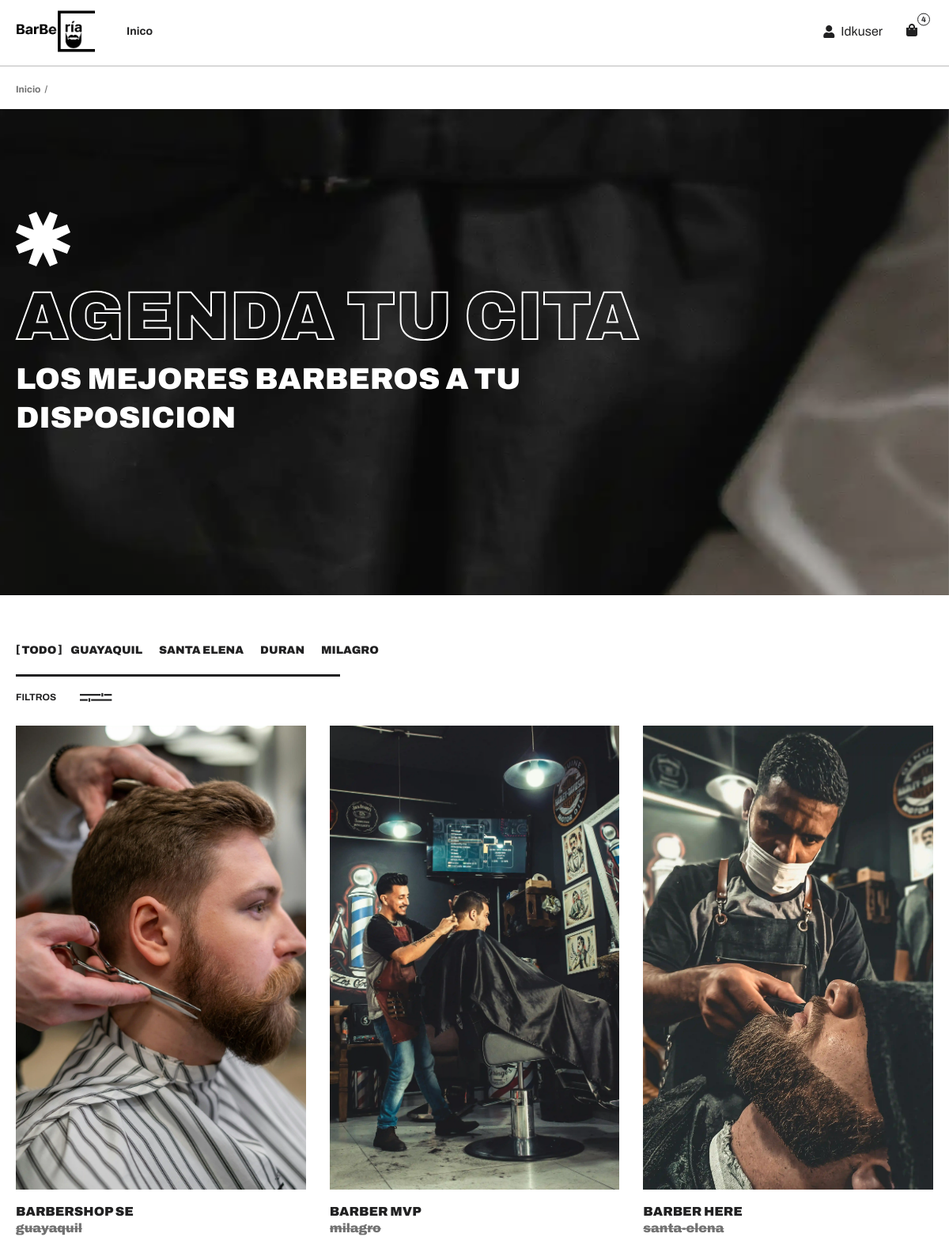
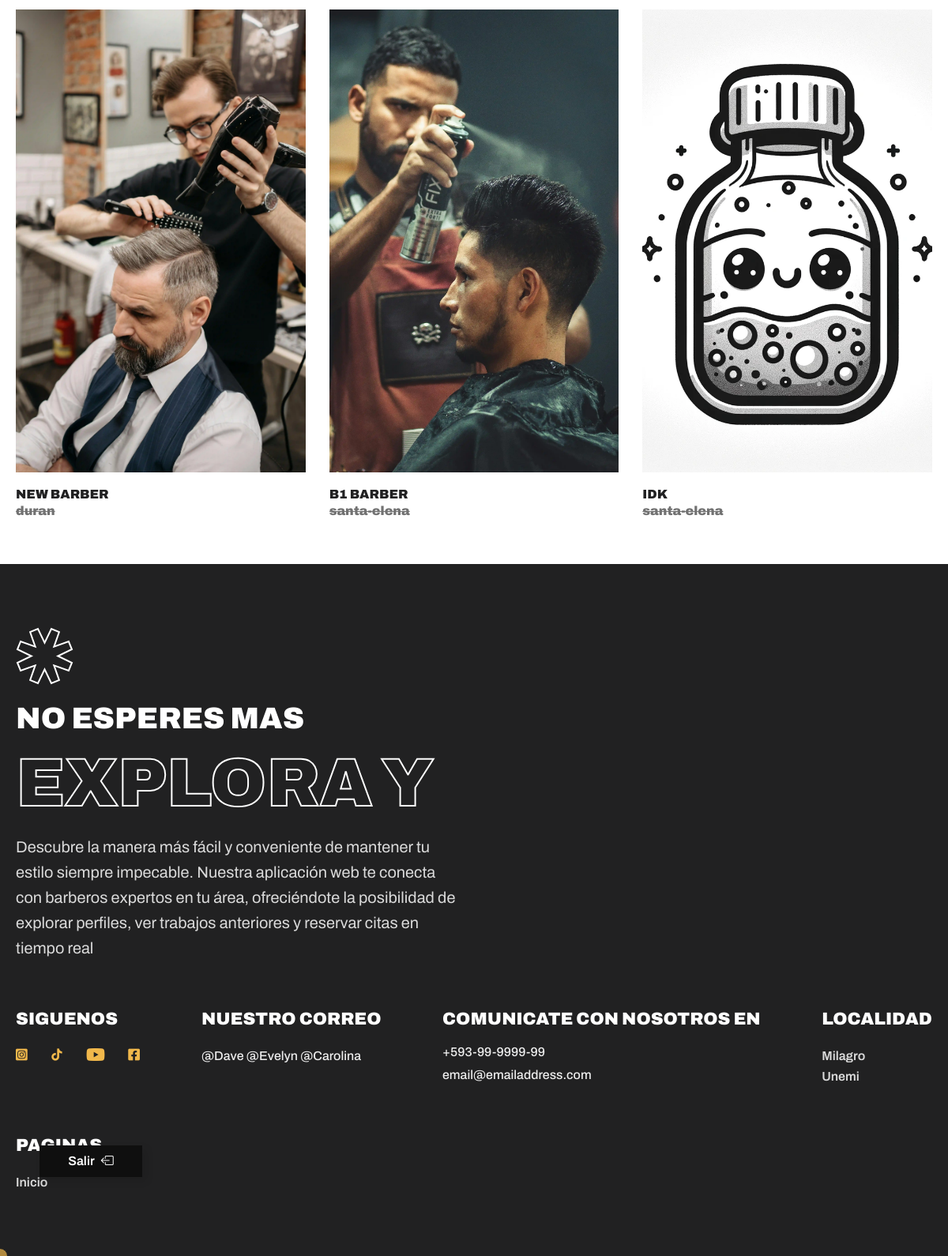
Screenshot of /barberias/ (signed in) with the database file from the repository (2 pictures, top to bottom).
### agendabarberia/models.py (models this page shows, shortened)
class Barberia(models.Model):
    imagen = models.ImageField(upload_to='barberia_images/')  # Guarda las imágenes en la carpeta 'barberia_images/'
    titulo = models.CharField(max_length=100)
    maps = models.CharField(max_length=100, default='https://maps.app.goo.gl/4Z6tBPcvjYrki5nK8')
    insta = models.CharField(max_length=100, default='https://www.instagram.com/')
    descripcion = models.TextField()
    ubicacion = models.CharField(max_length=200, choices=ciudad, default='*')
    numero_contacto = models.CharField(max_length=15)
    usuario = models.ForeignKey(User, on_delete=models.CASCADE, default=1)

### agendabarberia/views.py (the view)
# urls.py: path('barberias/', barberias, name='barberias'),
@login_required
def barberias(request):
    barberias = Barberia.objects.all()
    user = request.user
    citas = Cita.objects.filter(usuario=user)
    print(user.email)
    hoy = timezone.now()
    for cita in citas:
        fecha_cita = cita.fecha
        falta_un_dia = False
        if hoy.date() == (fecha_cita - timedelta(days=1)).date() and hoy.hour == fecha_cita.hour:
            falta_un_dia = True
            if user.email:  # Verifica que el usuario tenga un correo válido
                email = user.email
                enviarCorreosAutomaticos(email)
    notificaciones_citas = citas.count()
    return render(request, 'barberias.html', {'barberias': barberias, 'user':user, 'notificaciones':notificaciones_citas})

### agendabarberia/templates/barberias.html (shortened to what this page needs)
{% load static %}
<!DOCTYPE html>
<html lang="en">
    <head>
        <link rel="stylesheet preload" as="style" href="{% static "css/preload.min.css" %}" />
        <link rel="stylesheet preload" as="style" href="{% static "css/icomoon.css" %}" />
        <link rel="stylesheet preload" as="style" href="{% static "css/libs.min.css" %}" />
        <link rel="stylesheet" href="{% static "css/shop.css" %}" />
        <link rel="stylesheet" href="{% static "css/regis.css" %}">
        <link rel="stylesheet" href="https://cdn.jsdelivr.net/npm/bootstrap-icons@1.11.1/font/bootstrap-icons.css">
    </head>
    <body class="relative">
        {% include "components/navbar.html" %}
        <ul class="breadcrumbs">
            <li>
                <a class="link" href="{% url "barberias" %}">Inicio</a>
            </li>
        </ul>
        {% include "components/logout.html" %}
        <header class="page">
            <div class="container">
                <div class="page_title">
                    <div class="page_title-icon rotate shape">
                    </div>
                    <h1 class="page_title-title outlined outlined--white" data-aos="fade-left">Agenda Tu Cita</h1>
                    <h2 class="page_title-subtitle" data-aos="fade-left" data-aos-delay="50">
                        Los Mejores barberos a tu disposicion
                    </h2>
                </div>
            </div>
        </header>
        <main class="shop">
            <div class="container">
                <div class="shop_panel">
                    <div class="shop_panel-nav">
                        <ul class="shop_filters d-flex flex-wrap h6">
                            <li>
                                <a class="shop_filters-filter link link--brackets current" href="#" data-filter="*">Todo</a>
                            </li>
                            <li>
                                <a class="shop_filters-filter link link--brackets" href="#" data-filter=".guayaquil">Guayaquil</a>
                            </li>
                            <li>
                                <a class="shop_filters-filter link link--brackets" data-filter=".santa-elena">Santa Elena</a>
                            </li>
                            <li>
                                <a class="shop_filters-filter link link--brackets" href="#" data-filter=".duran">Duran</a>
                            </li>
                            <li>
                                <a class="shop_filters-filter link link--brackets" href="#" data-filter=".milagro">Milagro</a>
                            </li>
                        </ul>
                        <span class="divider"></span>
                    </div>
                    <div class="wrapper wrapper--options">
                        <a
                            class="shop_panel-trigger shop_panel-trigger--main"
                            data-bs-toggle="offcanvas"
                            href="#filterSidebar"
                            role="button"
                            aria-controls="filterSidebar"
                        >
                            Filtros <i class="icon icon-filters"></i>
                        </a>
                    </div>
                </div>
                <div style='margin-bottom:50px;' class="container_wrapper">
                    <div class="block">
                        <div class="shop_items observingArea">
                            {% for barberia in barberias  %}
                            <figure class="shop_items-item {{barberia.ubicacion}}">
                                <div class="aspect aspect--lg">
                                    <div class="aspect_inner">
                                        <div class="product">
                                            <div class="media">
                                                <a class="link eyeTrigger" href="{% url 'perfil-barberia' barberia.id %}" >
                                                    <picture>
                                                        <source
                                                            data-srcset="{{barberia.imagen.url}}"
                                                            srcset="{{barberia.imagen.url}}"
                                                            type="image/webp"
                                                        />
                                                        <img
                                                            class="lazy"
                                                            data-src="{{barberia.imagen.url}}"
                                                            src="{{barberia.imagen.url}}"
                                                            alt="{{barberia.titulo}}"
                                                        />
                                                    </picture>
                                                </a>
                                            </div>
                                            <div class="main">
                                                <div class="main_info">
                                                    <span class="main_info-title">{{barberia.titulo}}</span>
                                                    <span class="main_info-price main_info-price--old">{{barberia.ubicacion}}</span>
                                                </div>
                                            </div>
                                        </div>
                                    </div>
                                </div>
                            </figure>
                            {% endfor %}
                        </div>
                    </div>
                </div>
            </div>
        </main>
        {% include "components/footer.html" %}
    </body>
</html>

### agendabarberia/templates/components/navbar.html (shortened to what this page needs)
{% load static %}
    <header class="header" data-page="shop" data-page-parent="shop">
        <div class="container d-flex">
            <a class="header_logo logo" href="{% url "barberias" %}">
            <img style='width: 100px;'src="{% static "img/barberia-logo.png" %}" alt="">
            </a>
            <nav class="header_nav text--medium text--md collapse" id="headerMenu">
                <ul class="header_nav-list">
                    <li class="header_nav-list_item dropdown">
                        <a
                            class="nav-link nav-item dropdown-toggle"
                            href="{% url "barberias"  %}"
                        >
                            <span class="nav-item_text"> Inico </span>
                        </a>
                    </li>
                </ul>
            </nav>
            <div class="header_user">
                <a  style='display:flex; justify-content:center; align-items:center;' class="header_user-account" href="{% url "perfil-usuario" user.id %}">
                    <i style='' class="icon-user"></i>
                    <p style='margin-left: 8px;'>{{ user | title }}</p>
                </a>
                <a class="header_user-cart addToCart" href="{% url "reservas"  %}">
                    <i class="icon-bag"></i>
                    <span class="header_user-cart_qty">{{notificaciones}}</span>
                </a>
            </div>
        </div>
    </header>

### agendabarberia/templates/components/logout.html (shortened to what this page needs)
{% load static %}
<a href="{% url "cerrar-sesion" %}" class="Btn">
    Salir
    <i class="bi bi-box-arrow-left"></i>
</a>

### agendabarberia/templates/components/footer.html (shortened to what this page needs)
<footer class="footer">
    <div class="footer_bg">
    </div>
    <div class="container">
        <div class="footer_about">
            <div class="footer_about-slogan">
                <div class="footer_about-slogan_icon rotate shape">
                </div>
                <h2 class="footer_about-slogan_title">
                    No esperes mas
                    <span class="h1 linebreak outlined outlined--white">Explora y</span>
                </h2>
                <p class="footer_about-slogan_text">
                    Descubre la manera más fácil y conveniente de mantener tu estilo siempre impecable. Nuestra aplicación web te conecta con barberos expertos en tu área, ofreciéndote la posibilidad de explorar perfiles, ver trabajos anteriores y reservar citas en tiempo real
                </p>
            </div>
        </div>
        <div class="footer_main d-flex">
            <div class="footer_main-block">
                <h4 class="footer_main-block_title">Siguenos</h4>
                <ul class="footer_main-block_socials socials">
                    <li>
                        <a href="https://instagram.com" target="_blank" rel="noopener noreferrer">
                            <i class="icon-instagram"></i>
                        </a>
                    </li>
                    <li>
                        <a href="https://tiktok.com" target="_blank" rel="noopener noreferrer">
                            <i class="icon-tiktok"></i>
                        </a>
                    </li>
                    <li>
                        <a href="https://youtube.com" target="_blank" rel="noopener noreferrer">
                            <i class="icon-youtube"></i>
                        </a>
                    </li>
                    <li>
                        <a href="https://facebook.com" target="_blank" rel="noopener noreferrer">
                            <i class="icon-facebook"></i>
                        </a>
                    </li>
                </ul>
            </div>
            <div class="footer_main-block">
                <h4 class="footer_main-block_title">Comunicate con nosotros en</h4>
                <div class="footer_main-block_content d-flex flex-column">
                    <a class="link link--underline" href="tel:+1234567890">+593-99-9999-99</a>
                    <a class="link link--underline" href="mailto:example@domain.com">email@emailaddress.com</a>
                </div>
            </div>
            <div class="footer_main-block">
                <h4 class="footer_main-block_title">Nuestro Correo</h4>
                <div class="footer_main-block_content">
                    <a class="link link--underline" href="mailto:">@Dave @Evelyn @Carolina</a>
                </div>
            </div>
            <div class="footer_main-block">
                <h4 class="footer_main-block_title">Localidad</h4>
                <div class="footer_main-block_content">
                    <span>Milagro <span class="linebreak">Unemi</span></span>
                </div>
            </div>
            <div class="footer_main-block">
                <h4 class="footer_main-block_title">Paginas</h4>
                <ul class="footer_main-block_nav d-flex">
                    <li>
                        <a class="nav-link" href="{% url "barberias" %}" data-page="home" data-page-parent="home">Inicio</a>
                    </li>
                </ul>
            </div>
        </div>
    </div>
</footer>

### agendabarberia/static/css/icomoon.css (style rules this page uses)
[class^="icon-"], [class*=" icon-"] { font-family: 'icomoon' !important; speak: never; font-style: normal; font-weight: normal; font-variant: normal; text-transform: none; line-height: 1; -webkit-font-smoothing: antialiased; -moz-osx-font-smoothing: grayscale; }
.icon-filters:before { content: "\e927"; }
.icon-instagram:before { content: "\e90a"; }
.icon-tiktok:before { content: "\e90b"; }
.icon-user:before { content: "\e910"; }
.icon-facebook:before { content: "\e91a"; }
.icon-youtube:before { content: "\e91d"; }
.icon-bag:before { content: "\e91f"; }

### agendabarberia/templates/components/logout.html (style rules this page uses)
.Btn { width: 130px; height: 40px; display: flex; align-items: center; justify-content: center; background-color: rgb(15, 15, 15); border: none; color: white; font-weight: 600; gap: 8px; cursor: pointer; box-shadow: 5px 5px 10px rgba(0, 0, 0, 0.103); position: fixed; bottom: 100px; left: 50px; z-index: 20; overflow: hidden; transition-duration: .3s; }
.Btn::before { width: 130px; height: 130px; position: absolute; content: ""; background-color: white; border-radius: 50%; left: -100%; top: 0; transition-duration: .3s; mix-blend-mode: difference; }
Body { position: relative; }

### rows the page displays
Barberia: imagen (picture), titulo "BARBERSHOP SE", ubicacion "guayaquil"
Barberia: imagen (picture), titulo "BARBER MVP", ubicacion "milagro"
Barberia: imagen (picture), titulo "BARBER HERE", ubicacion "santa-elena"
Barberia: imagen (picture), titulo "NEW BARBER", ubicacion "duran"
Barberia: imagen (picture), titulo "B1 BARBER", ubicacion "santa-elena"
Barberia: imagen (picture), titulo "IDK", ubicacion "santa-elena"

### other values shown
{{ user | title }} "Idkuser"
{{ notificaciones }} "4"
